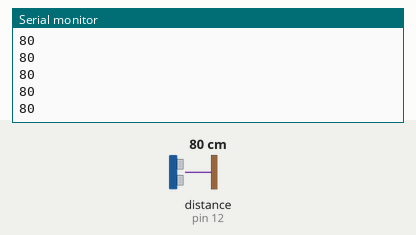
This sketch was run on a simulated Arduino Uno, built with avr-gcc and run on an emulated ATmega328P. On the bench: the last lines printed to the serial monitor. Wiring (inferred from the names in the program): ultrasonic range finder: trigger pin 11; echo pin 12. The test bench sets the inputs (shaded band); at power-on: distance to the obstacle (sensor on pin 12) 80 cm. The echo pulse lasts 58.3 µs per cm.

Above: at 1.2 s.
1.3 s: distance to the obstacle (sensor on pin 12) set to 2 cm
At 2.2 s:
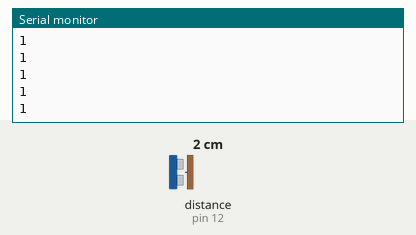
2.8 s: distance to the obstacle (sensor on pin 12) set to 4 cm
At 3.8 s:
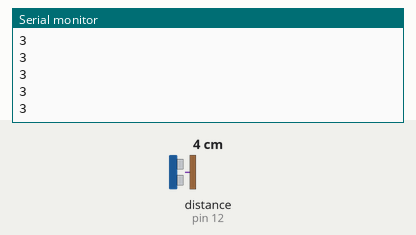
Timing chart, 0 to 5.8 s (numbered marks = the images above; inputs shaded):
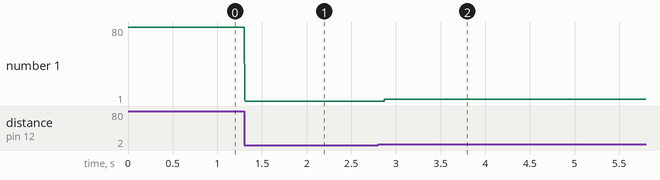

The sketch:

sketch_nov03a.ino
```cpp
int trigPin = 11;
int echoPin = 12;
long duration;
void setup() {
  Serial.begin (9600);
  //Define inputs and outputs
  pinMode(trigPin, OUTPUT);
  pinMode(echoPin, INPUT);
}
void loop() {
  digitalWrite(trigPin, LOW);
  delayMicroseconds(5);
  digitalWrite(trigPin, HIGH);
  delayMicroseconds(10);
  digitalWrite(trigPin, LOW);
  pinMode(echoPin, INPUT);
  duration = pulseIn(echoPin, HIGH);
 int distance=(duration/2)/29;
 Serial.println(distance);
}
```

Measured:
- after the input at 1.3 s, the serial monitor: prints a new line at once (image 1)
- after the input at 2.8 s, the serial monitor: prints a new line after 0.07 s (image 2)
- plotted number 1: 80 → 1 after the input at 1.3 s, 1 → 3 after the input at 2.8 s
